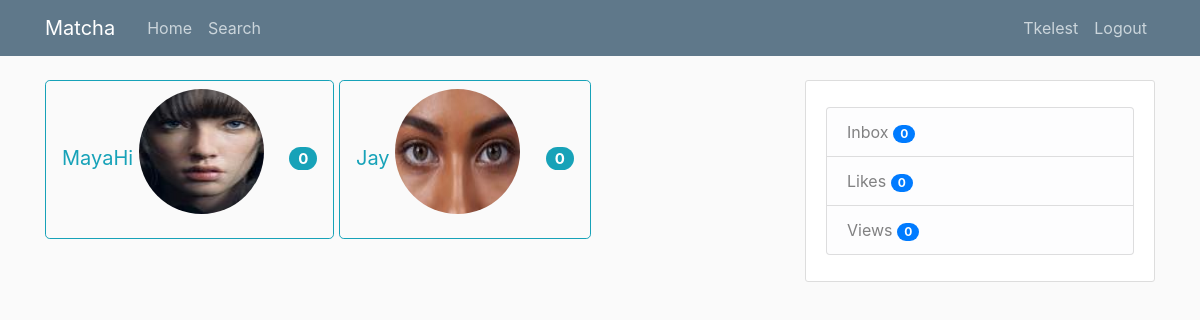
Screenshot of /inbox (signed in) with the database file from the repository.
### tables this page shows
CREATE TABLE users (
            user_id INTEGER PRIMARY KEY AUTOINCREMENT,
            firstname TEXT NOT NULL,
            lastname TEXT NOT NULL,
            age INTEGER NOT NULL,
            birthdate TEXT NOT NULL,
            username TEXT NOT NULL,
            email TEXT NOT NULL,
            password TEXT NOT NULL,
            gender TEXT NOT NULL,
            sexual_pref TEXT NULL,
            biography TEXT NULL,
            famerating INTEGER DEFAULT 100,
            image_file_p TEXT DEFAULT "default.jpg",
            image_file_1 TEXT NULL,
            image_file_2 TEXT NULL,
            image_file_3 TEXT NULL,
            image_file_4 TEXT NULL,
            image_file_5 TEXT NULL,
            geo_track TEXT DEFAULT "1",
            location_city TEXT NULL,
            location_region TEXT NULL,
            lat_data INTEGER NULL,
            long_data INTEGER NULL,
            last_seen TEXT NULL,
            authenticated INTEGER DEFAULT 0
            );

CREATE TABLE likes (
            id INTEGER PRIMARY KEY AUTOINCREMENT,
            liked_user INTEGER NULL,
            user_id INTEGER NOT NULL,
            FOREIGN KEY (user_id)
                REFERENCES users (user_id) 
            );

### matcha/routes.py (the view)
@app.route('/inbox')
@login_required
def inbox():
    conn = sql.connect('matcha\\users.db')
    cur = conn.cursor()
    cur.execute("SELECT * FROM likes WHERE likes.user_id=:currentuser", {'currentuser': current_user.user_id})
    users_liked = cur.fetchall()
    print('Likes BY Current user:            ', users_liked)
    cur.execute("SELECT likes.liked_user, likes.user_id, users.username, users.image_file_p FROM likes, users WHERE likes.liked_user=:currentuser AND likes.user_id=users.user_id", {'currentuser': current_user.user_id})
    users_likedby = cur.fetchall()
    print('Likes FROM Users -> Current user: ', users_likedby)
    true_likes = []
    for index, like in enumerate(users_liked):
                i = 0
                while i != len(users_likedby):
                    if like[1] == users_likedby[i][1]:
                        notification = message_notifications(conn, cur, users_likedby[i][1], current_user.user_id)
                        new_data = append_to_tuple(users_likedby[i], notification)
                        true_likes.append(new_data)
                        break
                    i = i + 1
    print('True Likes, visible users!      : ', true_likes)
    conn.close()
    return render_template('inbox.html', title='Inbox', users=true_likes) #user_images=user_images)

### matcha/models.py (called while the page is built)
@login_manager.user_loader
def load_user(id):
    conn = sql.connect('matcha\\users.db')
    cur = conn.cursor()
    cur.execute("SELECT * from users where email = (?)", [id])
    userrow = cur.fetchone()
    user = User(userrow[0], userrow[1], userrow[2], userrow[3], userrow[4],
            userrow[5], userrow[6], userrow[7], userrow[8], userrow[9],
            userrow[10], userrow[11], userrow[12], userrow[13], userrow[14],
            userrow[15], userrow[16], userrow[17], userrow[18], userrow[19],
            userrow[20], userrow[21], userrow[22], userrow[23], userrow[24])
    return (user)

### matcha/routes.py (called while the page is built)
def message_notifications(conn, cur, user_id, current_user):
    cur.execute("""SELECT new_messages FROM message_notifications
                WHERE last_seen_user_id=:last_seen_user_id""", {'last_seen_user_id': user_id})
    new_messages = cur.fetchone()
    cur.execute("""SELECT id FROM messages
                WHERE recipient=:recipient AND user_id=:user_id""", {'recipient': current_user, 'user_id': user_id})
    all_messages = len(cur.fetchall())
    if all_messages is None:
        all_messages = 0
    message_notif = all_messages - new_messages[0] if all_messages > new_messages[0] else new_messages[0] - all_messages
    return (message_notif)

def append_to_tuple(tuple_data, data_to_append):
    tuple_data = list(tuple_data)
    print ('TUPLE DATA', tuple_data)
    tuple_data.insert(4, data_to_append)
    print ('TUPLE DATA AFTER APPEND', tuple_data)
    tuple_data = tuple(tuple_data)
    return (tuple_data)

### matcha/templates/inbox.html (shortened to what this page needs)
{% extends "layout.html" %}
{% block content %}
{% for user in users %}
    <a href="{{ url_for('messages', user_id=user[1]) }}" role="button" class="btn btn-outline-info btn-lg">{{ user[2] }}
        <img class="rounded-circle account-img" src="/static/profile_pics/{{ user[3] }}">
        <span class="badge badge-pill badge-info">{{ user[4] }}</span>
    </a>
{% endfor %}
{% endblock content %}

### matcha/templates/layout.html (shortened to what this page needs)
<!DOCTYPE html>
<html lang="en">
<head>
    <link rel="stylesheet" href="https://stackpath.bootstrapcdn.com/bootstrap/4.3.1/css/bootstrap.min.css">
    <link rel="stylesheet" type="text/css" href="{{ url_for('static', filename='main.css') }}">
    <link rel="stylesheet" href="https://cdnjs.cloudflare.com/ajax/libs/font-awesome/4.7.0/css/font-awesome.min.css">
</head>
<body>
    <header class="site-header">
        <nav class="navbar navbar-expand-md navbar-dark bg-steel fixed-top">
            <div class="container">
                <a class="navbar-brand mr-4" href="/">Matcha</a>
                <div class="collapse navbar-collapse" id="navbarToggle">
                    <div class="navbar-nav mr-auto">
                        {% if current_user.is_authenticated %}
                        <a class="nav-item nav-link" href="{{ url_for('home') }}">Home</a>
                        <a class="nav-item nav-link" href="{{ url_for('search') }}">Search</a>
                        {% else %}
                        <a class="nav-item nav-link" href="{{ url_for('home') }}">Home</a>
                        <a class="nav-item nav-link" href="{{ url_for('about') }}">About</a>
                        {% endif %}
                    </div>
                    <div class="navbar-nav">
                        {% if current_user.is_authenticated %}
                            <a class="nav-item nav-link" href="{{ url_for('account') }}">{{ current_user.username }}</a>
                            <a class="nav-item nav-link align-middle" href="{{ url_for('logout') }}">Logout</a>
                        {% else %}
                            <a class="nav-item nav-link" href="{{ url_for('register') }}">Register</a>
                            <a class="nav-item nav-link" href="{{ url_for('login') }}">Login</a>
                        {% endif %}
                    </div>
                </div>
            </div>
        </nav>
    </header>
    <main role="main" class="container">
        <div class="row">
            <div class="col-md-8">
                {% block content %}{% endblock %}
            </div>
            {% if current_user.is_authenticated %}
            <div class="col-md-4">
                <div class="content-section">
                    <ul class="list-group mt-3">
                        <a href="{{ url_for('inbox') }}" class="list-group-item list-group-item-light">Inbox
                            <span id="inbox_count" class="badge badge-pill badge-primary"></span>
                        </a>
                        <a href="{{ url_for('likes') }}" class="list-group-item list-group-item-light">Likes
                            {% set new_messages = current_user.age %}
                            <span id="likes_count" class="badge badge-pill badge-primary"></span>
                        </a>
                        <a href="{{ url_for('views') }}" class="list-group-item list-group-item-light">Views
                            <span id="views_count" class="badge badge-pill badge-primary"></span>
                        </a>
                    </ul>
                </div>
            </div>
            {% endif %}
        </div>
    </main>
</body>
</html>

### matcha/static/main.css (style rules this page uses)
body { background: #fafafa; color: #333333; margin-top: 5rem; }
.bg-steel { background-color: #5f788a; }
.site-header .navbar-nav .nav-link { color: #cbd5db; }
.content-section { background: #ffffff; padding: 10px 20px; border: 1px solid #dddddd; border-radius: 3px; margin-bottom: 20px; }
.account-img { height: 125px; width: 125px; margin-right: 20px; margin-bottom: 16px; }

### rows the page displays
users: username "Tkelest"
likes: username "MayaHi", image_file_p (picture), user "0"
likes: username "Jay", image_file_p (picture), user "0"
